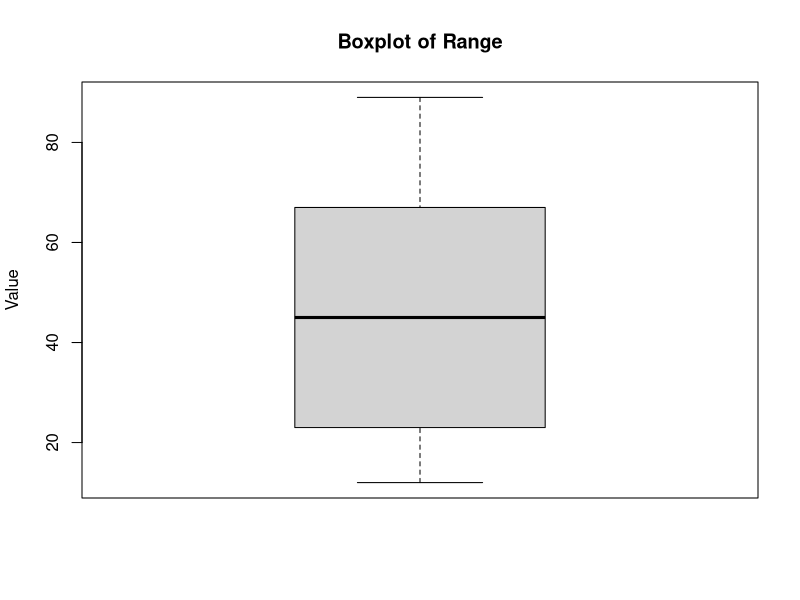
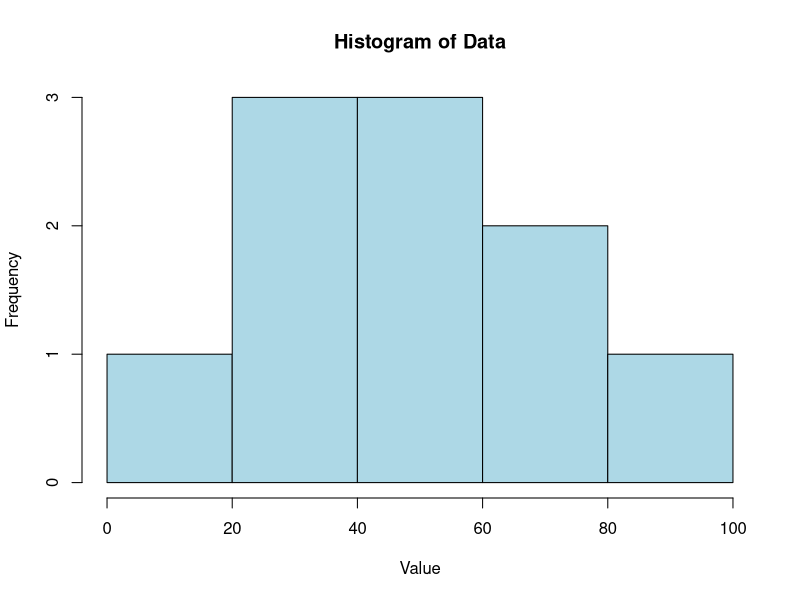
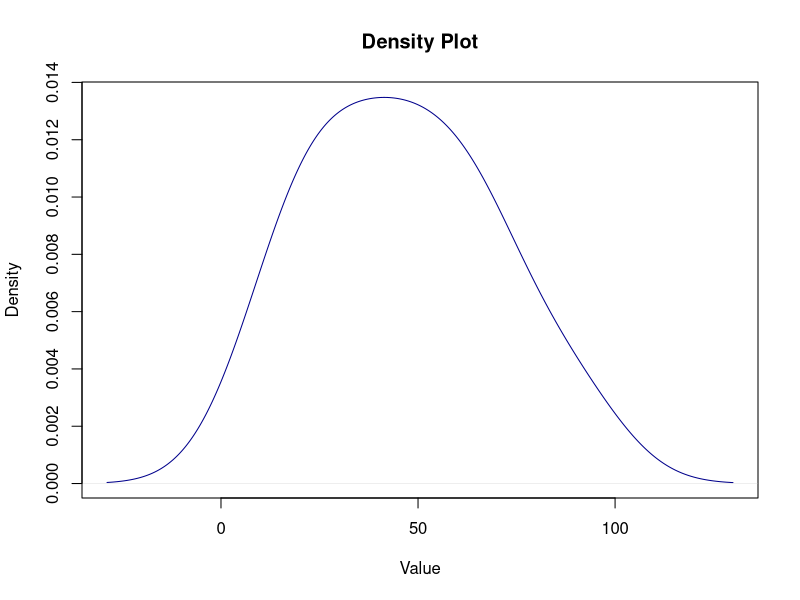
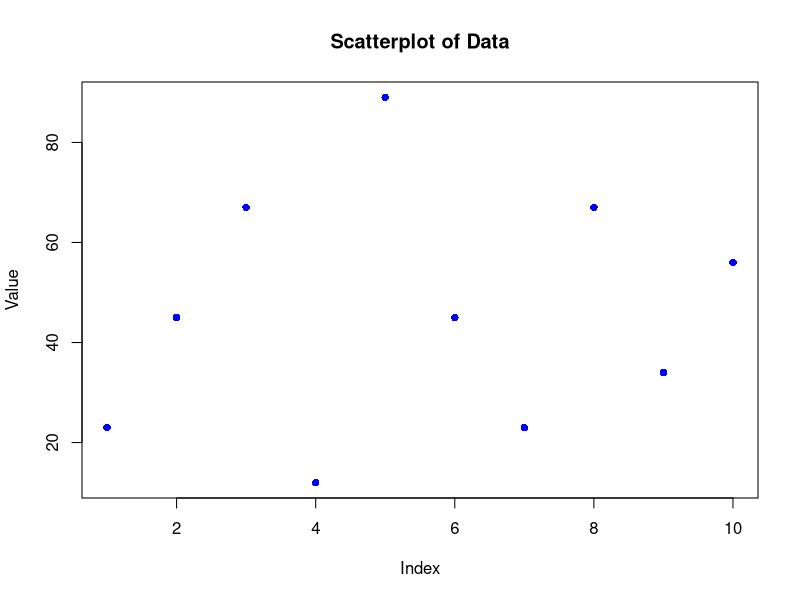

Generate these figures, in order, with R:
data <- c(23, 45, 67, 12, 89, 45, 23, 67, 34, 56)

range_value <- range(data)
qdev_value <- IQR(data) / 2
sd_value <- sd(data)
variance_value <- var(data)

boxplot(data, main = "Boxplot of Range", ylab = "Value")
hist(data, main = "Histogram of Data", xlab = "Value", col = "lightblue")
plot(density(data), main = "Density Plot", xlab = "Value", col = "darkblue")
plot(data, main = "Scatterplot of Data", xlab = "Index", ylab = "Value", col = "blue", pch = 16)

